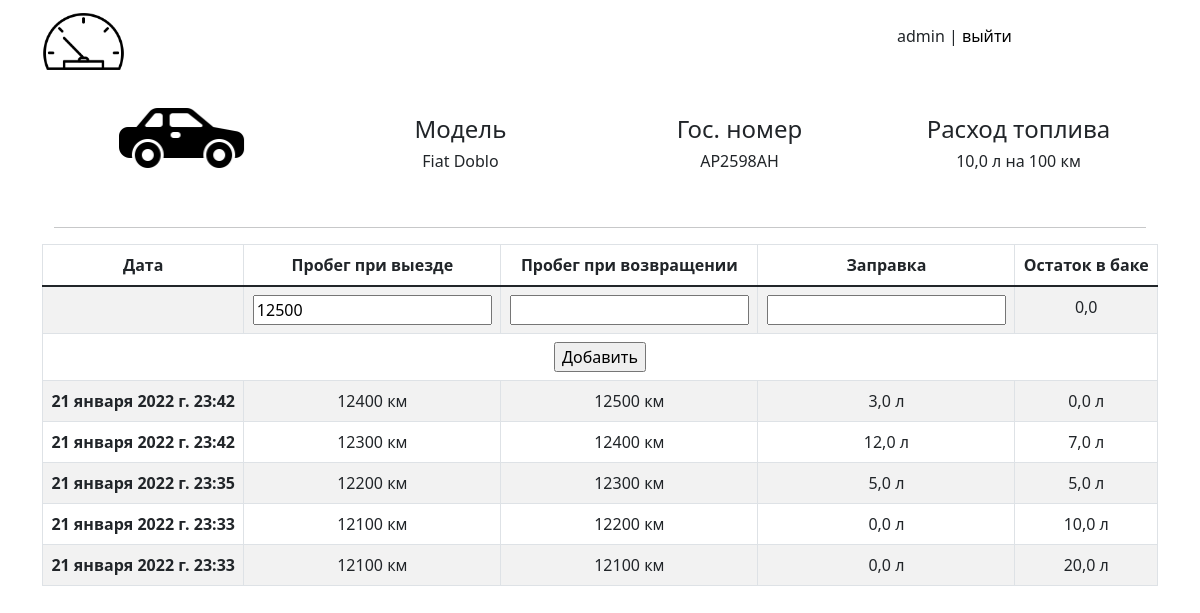
Page /car/2 (signed in) on the committed database.
### waybill/models.py (models this page shows, shortened)
class UpdateUser(AbstractUser):
    email_for_report = models.EmailField(max_length=256, blank=True, null=True)

class Car(models.Model):
    car_model = models.CharField(max_length=128)
    vin_number = models.CharField(max_length=128)
    state_number = models.CharField(max_length=128)
    car_driver = models.ForeignKey(UpdateUser, on_delete=models.CASCADE, related_name='cars') #UpdateUser
    consumption_per_100 = models.FloatField(default=8.0)

class Fuel(models.Model):
    car = models.ForeignKey(Car, on_delete=models.CASCADE, related_name='fuels')
    date = models.DateTimeField(default=datetime.datetime.now)
    tank_residue = models.FloatField()
    refueling = models.FloatField(default=0, null=True, blank=True)
    start_mileage = models.PositiveIntegerField()
    end_mileage = models.PositiveIntegerField()
    class Meta:
        ordering = ['-date']

### waybill/views.py (the view)
# urls.py: path('car/<int:pk>', views.CarDetailView.as_view(), name='car-detail'),
class CarDetailView(DetailView):
    model = Car
    template_name = 'waybill/car_detail.html'
    context_object_name = 'car'

### waybill/templates/waybill/car_detail.html (shortened to what this page needs)
{% extends 'waybill/base.html' %}
{% load static %}
{% block content %}
    <center>
        <div class="container">
            <div class="row align-items-center">
                <div class="col-3">
                    <img  class="img-fluid w-50" src="{% static 'waybill/img/car.png' %}" alt="Car image">
                </div>
                <div class="col-3">
                    <h4>Модель</h4>
                    <h6>{{ car.car_model }}</h3>
                </div>
                <div class="col-3">
                    <h4> Гос. номер</h4>
                    <h6> {{ car.state_number }}</h3>
                </div>
                <div class="col-3">
                    <h4>Расход топлива</h4>
                    <h6> {{ car.consumption_per_100 }} л на 100 км</h3>
                </div>
            </div>
            <hr>
            <div class="row">
                {% if car.fuels.all|length == 0 %}
                    <div class="col-12">
                        <h3>Необходимо добавить данные автомобиля для начала работы<h3>
                    </div>
                    <form action="{% url 'waybill:add-first-data' car.id %}"  method="post">
                        {% csrf_token %}
                                <label for="start_mileage">Пробег автомобиля на данный момент</label>
                                <input type="text" name='start_mileage'>
                                <label for="tank_residue">Объём топлива в баке автомобиля на данный момент</label>
                                <input type="text" name="tank_residue">
                                <input type="submit" value="Добавить">
                    </form>
                {% else %}
                    <table class="table table-striped text-center table-bordered">
                        <thead>
                            <tr>
                            <th scope="col">Дата</th>
                            <th scope="col">Пробег при выезде</th>
                            <th scope="col">Пробег при возвращении</th>
                            <th scope="col">Заправка</th>
                            <th scope="col">Остаток в баке</th>
                            </tr>
                        </thead>
                        <tbody>
                                <tr>
                                    <th scope="row"></th>
                                    <td><input type="text" form="my_form" name='start_mileage'
                                        {% if car.fuels.all.first.end_mileage == 0 %}
                                            value = "{{ car.fuels.all.first.start_mileage }}"
                                        {% else %}
                                            value = "{{ car.fuels.all.first.end_mileage }}"
                                        {% endif %}
                                        ></td>
                                    <td><input type="text" form="my_form" name='end_mileage'></td>
                                    <td><input type="text" form="my_form" name='refueling'></td>
                                    <td><label  form="my_form" name='tank_residue'> {{car.fuels.all.first.tank_residue}}</label></td>
                                </tr>
                                <tr>
                                    <td colspan="5" >
                                        <input type="submit" value='Добавить' form="my_form">
                                    </td>
                                </tr>
                            {% for fuel in car.fuels.all %}
                                <tr>
                                    <th scope="row">{{fuel.date}}</th>
                                    <td>{{fuel.start_mileage}} км</td>
                                    <td>{{fuel.end_mileage}} км</td>
                                    <td>{{fuel.refueling}} л</td>
                                    <td>{{fuel.tank_residue}} л</td>
                                </tr>
                            {% endfor %}
                        </tbody>
                    </table>
                {% endif %}
            </div>
        </div>
    </center>
{% endblock %}

### waybill/templates/waybill/base.html (shortened to what this page needs)
<!DOCTYPE html>
{% load static %}
<html lang="en">
<head>
    <link href="https://cdn.jsdelivr.net/npm/bootstrap@5.1.3/dist/css/bootstrap.min.css" rel="stylesheet">
    <link rel="stylesheet" href="{% static 'waybill/css/custom.css' %}">
</head>
<body>
    <div class="container ">
        <div class="row justify-content-between">
            <div class="col-2">
                <a href="{% url 'waybill:index' %}">
                    <img  class="img-fluid w-50" src="{% static 'waybill/img/logo.png' %}" alt="Logo">
                </a>
            </div>
            <div class="col-3 pt-4">
                {% if user.is_authenticated %}
                    {{ user }} |
                    <a href="{% url 'waybill:logout' %}">выйти</a>
                {% else %}
                        <a href="{% url 'waybill:login' %}">войти</a> |
                        <a href="{% url 'waybill:register' %}">регистрация</a>
                {% endif %}
            </div>
        </div>
        {% block content %}
        {% endblock %}
    </div>
</body>
</html>

### waybill/static/waybill/css/custom.css (style rules this page uses)
a { text-decoration: none; color: black; }

### rows in the picture
UpdateUser: username "admin"
Car: car_model "Fiat Doblo", state_number "AP2598AH", consumption_per_100 "10,0", start_mileage "12500", fuels.all.first.tank_residue "0,0"
Fuel: date "21 января 2022 г. 23:42", start_mileage "12400", end_mileage "12500", refueling "3,0", tank_residue "0,0"
Fuel: date "21 января 2022 г. 23:42", start_mileage "12300", end_mileage "12400", refueling "12,0", tank_residue "7,0"
Fuel: date "21 января 2022 г. 23:35", start_mileage "12200", end_mileage "12300", refueling "5,0", tank_residue "5,0"
Fuel: date "21 января 2022 г. 23:33", start_mileage "12100", end_mileage "12200", refueling "0,0", tank_residue "10,0"
Fuel: date "21 января 2022 г. 23:33", start_mileage "12100", end_mileage "12100", refueling "0,0", tank_residue "20,0"
